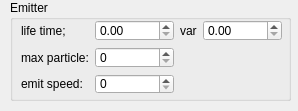
<?xml version="1.0" encoding="UTF-8"?>
<ui version="4.0">
 <class>emitter</class>
 <widget class="QWidget" name="emitter">
  <property name="geometry">
   <rect>
    <x>0</x>
    <y>0</y>
    <width>298</width>
    <height>111</height>
   </rect>
  </property>
  <property name="windowTitle">
   <string>Form</string>
  </property>
  <widget class="QGroupBox" name="groupBox">
   <property name="geometry">
    <rect>
     <x>10</x>
     <y>0</y>
     <width>281</width>
     <height>101</height>
    </rect>
   </property>
   <property name="title">
    <string>Emitter</string>
   </property>
   <widget class="QWidget" name="layoutWidget">
    <property name="geometry">
     <rect>
      <x>11</x>
      <y>20</y>
      <width>261</width>
      <height>74</height>
     </rect>
    </property>
    <layout class="QGridLayout" name="gridLayout">
     <item row="0" column="0">
      <widget class="QLabel" name="m_l_lifeTime">
       <property name="text">
        <string>life time;</string>
       </property>
      </widget>
     </item>
     <item row="0" column="1">
      <widget class="QDoubleSpinBox" name="m_e_lifeTimeMax">
       <property name="maximum">
        <double>1000000000.000000000000000</double>
       </property>
      </widget>
     </item>
     <item row="0" column="2">
      <widget class="QLabel" name="m_l_lifeTimeTo">
       <property name="text">
        <string>var</string>
       </property>
      </widget>
     </item>
     <item row="0" column="3">
      <widget class="QDoubleSpinBox" name="m_e_lifeTimeVar">
       <property name="maximum">
        <double>1000000000.000000000000000</double>
       </property>
      </widget>
     </item>
     <item row="1" column="0">
      <widget class="QLabel" name="m_l_maxParticle">
       <property name="text">
        <string>max particle:</string>
       </property>
      </widget>
     </item>
     <item row="1" column="1">
      <widget class="QSpinBox" name="m_e_maxParticle">
       <property name="maximum">
        <number>1000000000</number>
       </property>
      </widget>
     </item>
     <item row="2" column="0">
      <widget class="QLabel" name="m_l_emitSpeed">
       <property name="text">
        <string>emit speed:</string>
       </property>
      </widget>
     </item>
     <item row="2" column="1">
      <widget class="QSpinBox" name="m_e_emitSpeed">
       <property name="maximum">
        <number>1000000000</number>
       </property>
      </widget>
     </item>
    </layout>
   </widget>
  </widget>
 </widget>
 <resources/>
 <connections/>
</ui>
